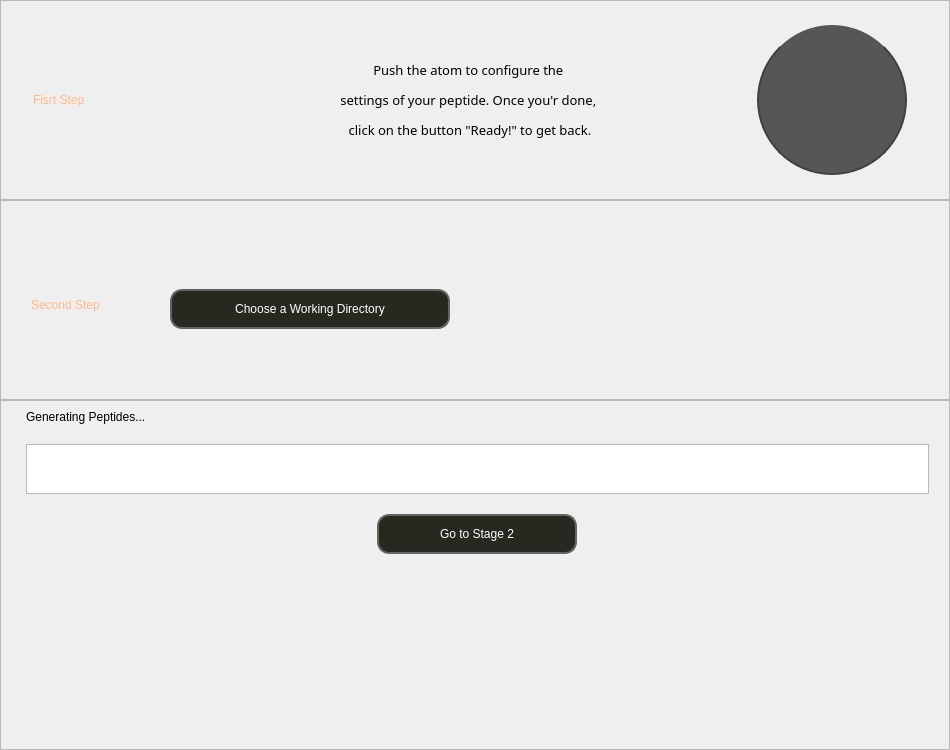
            <widget class="QWidget" name="stage1">
             <property name="styleSheet">
              <string notr="true">QFrame#mid_frame,#top_frame {

			border-bottom: 2px solid white;

}</string>
             </property>
             <layout class="QVBoxLayout" name="verticalLayout_3">
              <property name="spacing">
               <number>0</number>
              </property>
              <property name="leftMargin">
               <number>0</number>
              </property>
              <property name="topMargin">
               <number>0</number>
              </property>
              <property name="rightMargin">
               <number>0</number>
              </property>
              <property name="bottomMargin">
               <number>0</number>
              </property>
              <item alignment="Qt::AlignLeft|Qt::AlignTop">
               <widget class="QFrame" name="top_frame">
                <property name="minimumSize">
                 <size>
                  <width>950</width>
                  <height>200</height>
                 </size>
                </property>
                <property name="maximumSize">
                 <size>
                  <width>1800</width>
                  <height>200</height>
                 </size>
                </property>
                <property name="frameShape">
                 <enum>QFrame::StyledPanel</enum>
                </property>
                <property name="frameShadow">
                 <enum>QFrame::Raised</enum>
                </property>
                <layout class="QHBoxLayout" name="horizontalLayout_6">
                 <property name="spacing">
                  <number>80</number>
                 </property>
                 <property name="leftMargin">
                  <number>0</number>
                 </property>
                 <property name="topMargin">
                  <number>0</number>
                 </property>
                 <property name="rightMargin">
                  <number>9</number>
                 </property>
                 <property name="bottomMargin">
                  <number>0</number>
                 </property>
                 <item alignment="Qt::AlignVCenter">
                  <widget class="QLabel" name="label_3">
                   <property name="minimumSize">
                    <size>
                     <width>150</width>
                     <height>30</height>
                    </size>
                   </property>
                   <property name="maximumSize">
                    <size>
                     <width>150</width>
                     <height>16777215</height>
                    </size>
                   </property>
                   <property name="styleSheet">
                    <string notr="true">font:bold 12pt &quot;Eight Bit Dragon&quot;;
color: rgb(255, 185, 139);</string>
                   </property>
                   <property name="text">
                    <string>Fisrt Step</string>
                   </property>
                  </widget>
                 </item>
                 <item>
                  <widget class="QLabel" name="label_4">
                   <property name="maximumSize">
                    <size>
                     <width>350</width>
                     <height>200</height>
                    </size>
                   </property>
                   <property name="font">
                    <font>
                     <family>Eight Bit Dragon</family>
                     <pointsize>10</pointsize>
                     <weight>50</weight>
                     <italic>false</italic>
                     <bold>false</bold>
                    </font>
                   </property>
                   <property name="styleSheet">
                    <string notr="true">font: 10pt &quot;Eight Bit Dragon&quot;;
background-color:transparent;</string>
                   </property>
                   <property name="text">
                    <string>&lt;html&gt;&lt;head/&gt;&lt;body&gt;&lt;p align=&quot;center&quot;&gt;Push the atom to configure the &lt;/p&gt;&lt;p align=&quot;center&quot;&gt;settings of your peptide. Once you'r done, &lt;/p&gt;&lt;p align=&quot;center&quot;&gt;click on the button &amp;quot;Ready!&amp;quot; to get back.&lt;/p&gt;&lt;/body&gt;&lt;/html&gt;</string>
                   </property>
                   <property name="margin">
                    <number>5</number>
                   </property>
                  </widget>
                 </item>
                 <item>
                  <widget class="QPushButton" name="setpepButton">
                   <property name="sizePolicy">
                    <sizepolicy hsizetype="Preferred" vsizetype="Preferred">
                     <horstretch>0</horstretch>
                     <verstretch>0</verstretch>
                    </sizepolicy>
                   </property>
                   <property name="minimumSize">
                    <size>
                     <width>150</width>
                     <height>150</height>
                    </size>
                   </property>
                   <property name="maximumSize">
                    <size>
                     <width>150</width>
                     <height>150</height>
                    </size>
                   </property>
                   <property name="focusPolicy">
                    <enum>Qt::NoFocus</enum>
                   </property>
                   <property name="styleSheet">
                    <string notr="true">#setpepButton{
border: 1px solid grey;
border-radius: 75px;
background-color: rgb(80, 80, 80);
border: 0px solid;
border-bottom: 2px solid shadow;
border-left: 2px solid;
border-right: 2px solid;
background-color: rgb(86, 86, 86);
border-color: rgb(64, 64, 64);

}
#setpepButton:hover{
border: 1px solid grey;
border-radius: 75px;
background-color: rgb(0, 0, 0);
border: 0px solid;
border-bottom: 2px solid shadow;
border-left: 2px solid;
border-right: 2px solid;
background-color: rgb(120, 120, 120);
border-color: rgb(64, 64, 64);
}
</string>
                   </property>
                   <property name="text">
                    <string/>
                   </property>
                   <property name="icon">
                    <iconset resource="resources.qrc">
                     <normaloff>:/icons/icons/atoms-white.svg</normaloff>:/icons/icons/atoms-white.svg</iconset>
                   </property>
                   <property name="iconSize">
                    <size>
                     <width>120</width>
                     <height>120</height>
                    </size>
                   </property>
                  </widget>
                 </item>
                </layout>
               </widget>
              </item>
              <item>
               <widget class="QFrame" name="mid_frame">
                <property name="enabled">
                 <bool>true</bool>
                </property>
                <property name="sizePolicy">
                 <sizepolicy hsizetype="Preferred" vsizetype="Preferred">
                  <horstretch>0</horstretch>
                  <verstretch>0</verstretch>
                 </sizepolicy>
                </property>
                <property name="minimumSize">
                 <size>
                  <width>0</width>
                  <height>200</height>
                 </size>
                </property>
                <property name="maximumSize">
                 <size>
                  <width>1800</width>
                  <height>200</height>
                 </size>
                </property>
                <property name="frameShape">
                 <enum>QFrame::StyledPanel</enum>
                </property>
                <property name="frameShadow">
                 <enum>QFrame::Raised</enum>
                </property>
                <layout class="QVBoxLayout" name="verticalLayout_4">
                 <property name="spacing">
                  <number>30</number>
                 </property>
                 <property name="leftMargin">
                  <number>0</number>
                 </property>
                 <property name="topMargin">
                  <number>40</number>
                 </property>
                 <property name="rightMargin">
                  <number>0</number>
                 </property>
                 <property name="bottomMargin">
                  <number>30</number>
                 </property>
                 <item alignment="Qt::AlignLeft">
                  <widget class="QFrame" name="listnameFrame">
                   <property name="minimumSize">
                    <size>
                     <width>0</width>
                     <height>50</height>
                    </size>
                   </property>
                   <property name="maximumSize">
                    <size>
                     <width>16777215</width>
                     <height>50</height>
                    </size>
                   </property>
                   <property name="frameShadow">
                    <enum>QFrame::Plain</enum>
                   </property>
                   <layout class="QHBoxLayout" name="horizontalLayout_7">
                    <property name="spacing">
                     <number>40</number>
                    </property>
                    <property name="leftMargin">
                     <number>30</number>
                    </property>
                    <property name="rightMargin">
                     <number>20</number>
                    </property>
                    <item>
                     <widget class="QLabel" name="label_6">
                      <property name="maximumSize">
                       <size>
                        <width>200</width>
                        <height>16777215</height>
                       </size>
                      </property>
                      <property name="styleSheet">
                       <string notr="true">font:bold 12pt &quot;Eight Bit Dragon&quot;;
color: rgb(255, 185, 139);</string>
                      </property>
                      <property name="text">
                       <string>Second Step</string>
                      </property>
                     </widget>
                    </item>
                    <item>
                     <spacer name="horizontalSpacer_3">
                      <property name="orientation">
                       <enum>Qt::Horizontal</enum>
                      </property>
                      <property name="sizeType">
                       <enum>QSizePolicy::Fixed</enum>
                      </property>
                      <property name="sizeHint" stdset="0">
                       <size>
                        <width>30</width>
                        <height>20</height>
                       </size>
                      </property>
                     </spacer>
                    </item>
                    <item>
                     <widget class="QPushButton" name="directoryButton">
                      <property name="minimumSize">
                       <size>
                        <width>280</width>
                        <height>40</height>
                       </size>
                      </property>
                      <property name="maximumSize">
                       <size>
                        <width>320</width>
                        <height>16777215</height>
                       </size>
                      </property>
                      <property name="focusPolicy">
                       <enum>Qt::NoFocus</enum>
                      </property>
                      <property name="styleSheet">
                       <string notr="true">QPushButton{
font: 10pt &quot;Eight Bit Dragon&quot;;
color: rgb(255, 255, 255);
border: 2px solid black;
background-color: rgb(40,40, 32);
border-color: rgb(100, 100, 100);
border-radius: 12px;
}
QPushButton:hover{
color: rgb(255, 255, 255);
border: 1px solid;
background-color: rgb(80, 80, 80);
border-color: rgb(64, 64, 64);
border-radius: 12px;
}</string>
                      </property>
                      <property name="text">
                       <string>Choose a Working Directory</string>
                      </property>
                     </widget>
                    </item>
                   </layout>
                  </widget>
                 </item>
                </layout>
               </widget>
              </item>
              <item>
               <widget class="QFrame" name="bottom_frame">
                <property name="minimumSize">
                 <size>
                  <width>0</width>
                  <height>350</height>
                 </size>
                </property>
                <property name="maximumSize">
                 <size>
                  <width>16777215</width>
                  <height>400</height>
                 </size>
                </property>
                <property name="frameShape">
                 <enum>QFrame::StyledPanel</enum>
                </property>
                <property name="frameShadow">
                 <enum>QFrame::Raised</enum>
                </property>
                <layout class="QVBoxLayout" name="verticalLayout_5">
                 <property name="spacing">
                  <number>20</number>
                 </property>
                 <property name="leftMargin">
                  <number>25</number>
                 </property>
                 <property name="topMargin">
                  <number>9</number>
                 </property>
                 <property name="rightMargin">
                  <number>20</number>
                 </property>
                 <property name="bottomMargin">
                  <number>9</number>
                 </property>
                 <item>
                  <widget class="QLabel" name="label_7">
                   <property name="text">
                    <string>Generating Peptides...</string>
                   </property>
                  </widget>
                 </item>
                 <item alignment="Qt::AlignTop">
                  <widget class="QTextEdit" name="textEdit">
                   <property name="minimumSize">
                    <size>
                     <width>0</width>
                     <height>50</height>
                    </size>
                   </property>
                   <property name="maximumSize">
                    <size>
                     <width>16777215</width>
                     <height>50</height>
                    </size>
                   </property>
                  </widget>
                 </item>
                 <item alignment="Qt::AlignHCenter">
                  <widget class="QPushButton" name="gotostage2Button">
                   <property name="minimumSize">
                    <size>
                     <width>200</width>
                     <height>40</height>
                    </size>
                   </property>
                   <property name="maximumSize">
                    <size>
                     <width>200</width>
                     <height>40</height>
                    </size>
                   </property>
                   <property name="focusPolicy">
                    <enum>Qt::NoFocus</enum>
                   </property>
                   <property name="styleSheet">
                    <string notr="true">QPushButton{
font: 10pt &quot;Eight Bit Dragon&quot;;
color: rgb(255, 255, 255);
border: 2px solid black;
background-color: rgb(40,40, 32);
border-color: rgb(100, 100, 100);
border-radius: 12px;
}
QPushButton:hover{
color: rgb(255, 255, 255);
border: 1px solid;
background-color: rgb(80, 80, 80);
border-color: rgb(64, 64, 64);
border-radius: 12px;
}</string>
                   </property>
                   <property name="text">
                    <string>Go to Stage 2</string>
                   </property>
                  </widget>
                 </item>
                 <item>
                  <spacer name="verticalSpacer">
                   <property name="orientation">
                    <enum>Qt::Vertical</enum>
                   </property>
                   <property name="sizeHint" stdset="0">
                    <size>
                     <width>20</width>
                     <height>40</height>
                    </size>
                   </property>
                  </spacer>
                 </item>
                </layout>
               </widget>
              </item>
             </layout>
            </widget>
